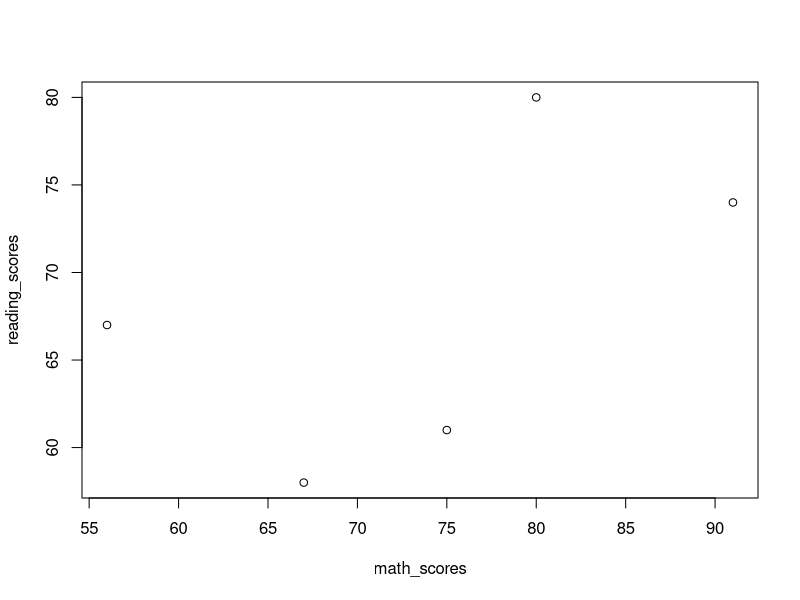
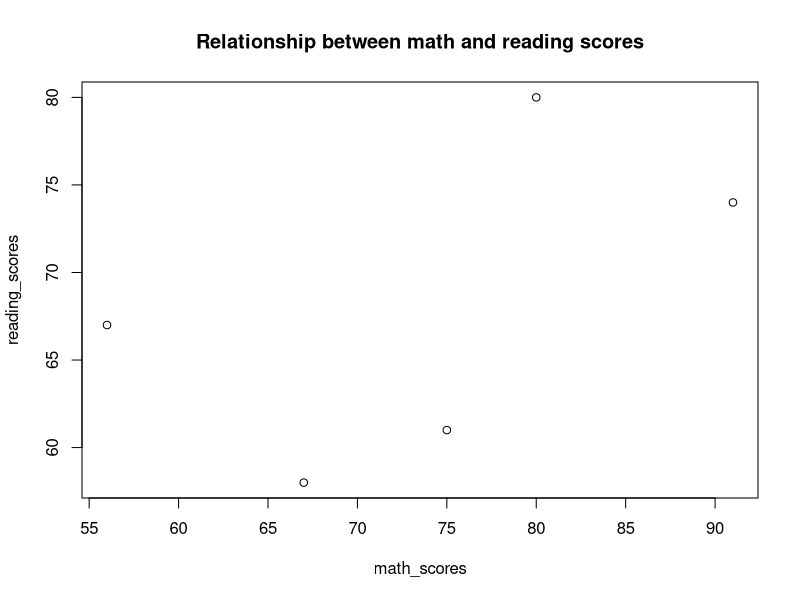
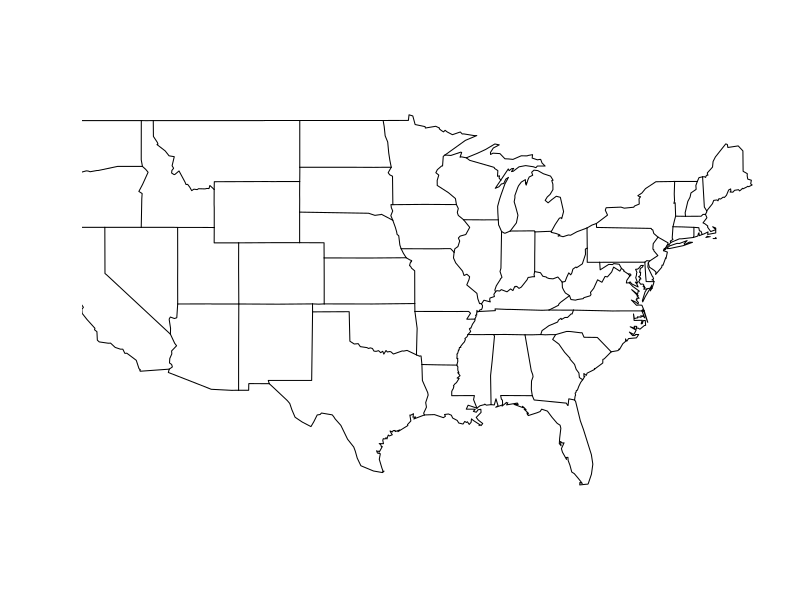

Reproduce these figures in R, in order.
## ---- chunk 1
10 / 2
sqrt(100) + sqrt(9)
exp(1)
2^3
## ---- chunk 2
x = 5
y = 10
## ---- chunk 3
x * y
## ---- chunk 4
z <- x * y
## ---- chunk 5
x <- x + 1
## ---- chunk 6
2 == 2
c(1, 2, 3) == 2
## ---- chunk 7
1 != 2 # not equal to
2 < 2 # less than
2 <= 2 # less than or equal to
2 > 2 # greater than
2 >= 2 # greater than or equal to
(2 < 2) | (2 <= 2) # or
(2 < 2) & (2 <= 2) # and
## ---- chunk 8
x <- c(TRUE, TRUE, FALSE)
x * 2
sum(x)
## ---- chunk 9
0/0 # NaN
x <- c(1, NA, 0)
## ---- chunk 10
is.numeric("hello world!")
is.character("hello world")
is.na("hello world")
is.na(c(1, NA, 0))
## ---- chunk 11
str(x)
## ---- chunk 12
print(z)
## ---- chunk 13
z
## ---- chunk 14
math_scores = c(80, 75, 91, 67, 56)
## ---- chunk 15
print(math_scores)
## ---- chunk 16
reading_scores = c(80, 61, 74, 58, 67)
plot(x=math_scores, y=reading_scores)
## ---- chunk 17
?plot
## ---- chunk 18
plot(x=math_scores, y=reading_scores, main="Relationship between math and reading scores")
## ---- chunk 19
install.packages("maps", repos = "http://cran.rstudio.com/")
## ---- chunk 20
library(maps)
## ---- chunk 21
map(database="state")
